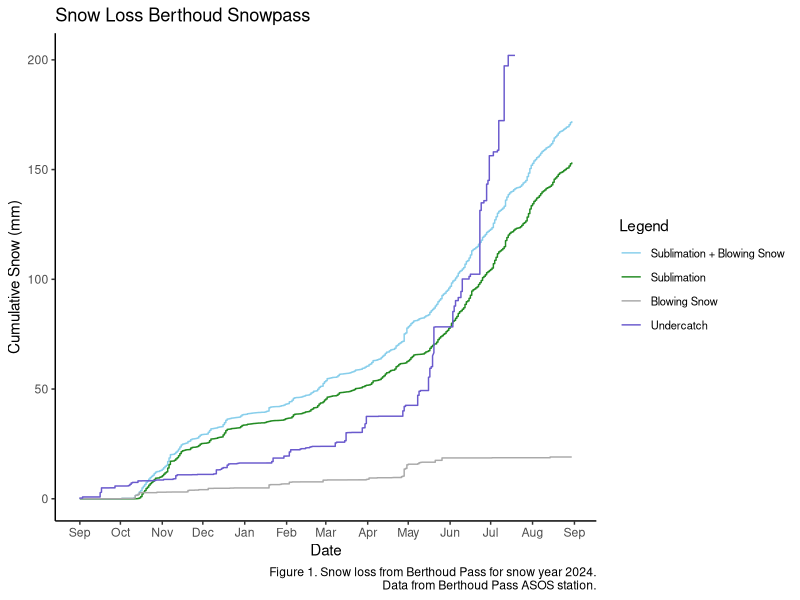
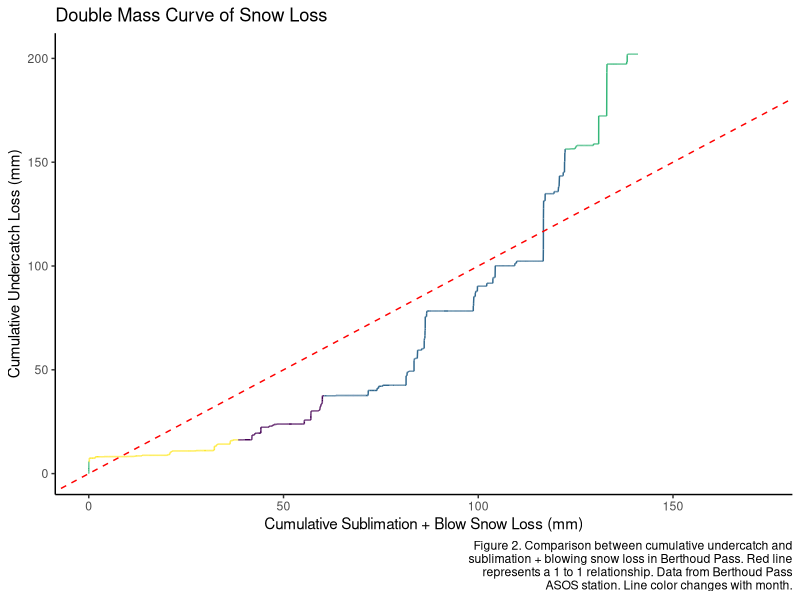

Write R code to recreate these figures, in order.
## ---- chunk 1
knitr::opts_chunk$set(echo = TRUE)
## ---- chunk 2
#Kate McGill
#Module 10 Sublimation 
#12/3/2024

library(tidyverse)
library(patchwork)

ASOS <- read.csv("Data/asosclean_metamorphism.csv")

#generalized expression for sublimation

sublimation <- ASOS %>% 
  mutate(Date = as.Date(Date, format = "%m/%d/%Y"),
         pr_mb = 33.8637526*.8279, 
         density_air = (.34722*pr_mb)/(tmpc + 273.15),
         saturated_vp = 6.112*exp(17.62*tmpc/(243.12+tmpc)),
         partial_vp = (saturated_vp * relh/100),
         sublimation_rate = ifelse(depth.f.o > 0, -1*(density_air/pr_mb)*sms*(partial_vp - saturated_vp), 0),
         cum_sublimation_loss = cumsum(replace_na(sublimation_rate, 0)),
         cum_undercatch_loss = cum_undercatch_loss/10, 
         wind_threshold = 9.43 + 0.18 * tmpc + 0.0033 * (tmpc)^2,
         snow_status = ifelse(tmpc <= 0 & p01mm > 0, "snow", "no_snow"),
         movement = ifelse(snow_status == "snow" & gustms >= wind_threshold, "movement", "no_movement"),
         total_transport = ifelse(snow_status == "snow", 
                                  ifelse(movement == "movement", 0.0000022 * (gustms)^4.04, 0),
                                  0),
         cum_total_transport = cumsum(replace_na(total_transport, 0)),
         sublim_blowsnow = sublimation_rate + total_transport,
         cum_subblow = cumsum(replace_na(sublim_blowsnow, 0))
  ) %>% 
  pivot_longer(cols = c("cum_undercatch_loss", "cum_sublimation_loss", "cum_total_transport", "cum_subblow"), 
               names_to = "cum", values_to = "cumsum")

wider <- sublimation %>% 
  pivot_wider(names_from = "cum", values_from = "cumsum") %>% 
  mutate(month = month(Date))

values <- c("cum_undercatch_loss" = "slateblue","cum_sublimation_loss" = "forestgreen", 
            "cum_total_transport" = "darkgrey", "cum_subblow" = "skyblue")
labels <- c("Sublimation + Blowing Snow", "Sublimation", "Blowing Snow", "Undercatch")

ggplot(sublimation)+
  geom_line(aes(x = Date, y = cumsum, group = cum, color = cum))+
  scale_color_manual(values = values,
                     labels = labels) +
  scale_x_date(date_breaks = "1 months", date_labels = "%b")+
  labs(
    x = 'Date',
    y = 'Cumulative Snow (mm)',
    title = 'Snow Loss Berthoud Snowpass',
    caption = str_wrap('Figure 1. Snow loss from Berthoud Pass for snow year 2024. Data from Berthoud Pass ASOS station.', width = 60),
    colour = "Legend"
  )+
  theme_classic()+
  theme(
    legend.text = element_text(size = 8)
  )

ggplot(wider)+
  geom_line(aes(x = cum_subblow, y = cum_undercatch_loss, color = month))+
  geom_abline(slope = 1, intercept = 0, linetype = "dashed", color = "red")+
  scale_color_viridis_b()+
  labs(
    x = 'Cumulative Sublimation + Blow Snow Loss (mm)',
    y = 'Cumulative Undercatch Loss (mm)',
    title = 'Double Mass Curve of Snow Loss',
    caption = str_wrap('Figure 2. Comparison between cumulative undercatch and sublimation + blowing snow loss in Berthoud Pass. Red line represents a 1 to 1 relationship. Data from Berthoud Pass ASOS station. Line color changes with month.', width = 60)
  )+
  theme_classic()+
  theme(
    legend.position = "none"
  )
